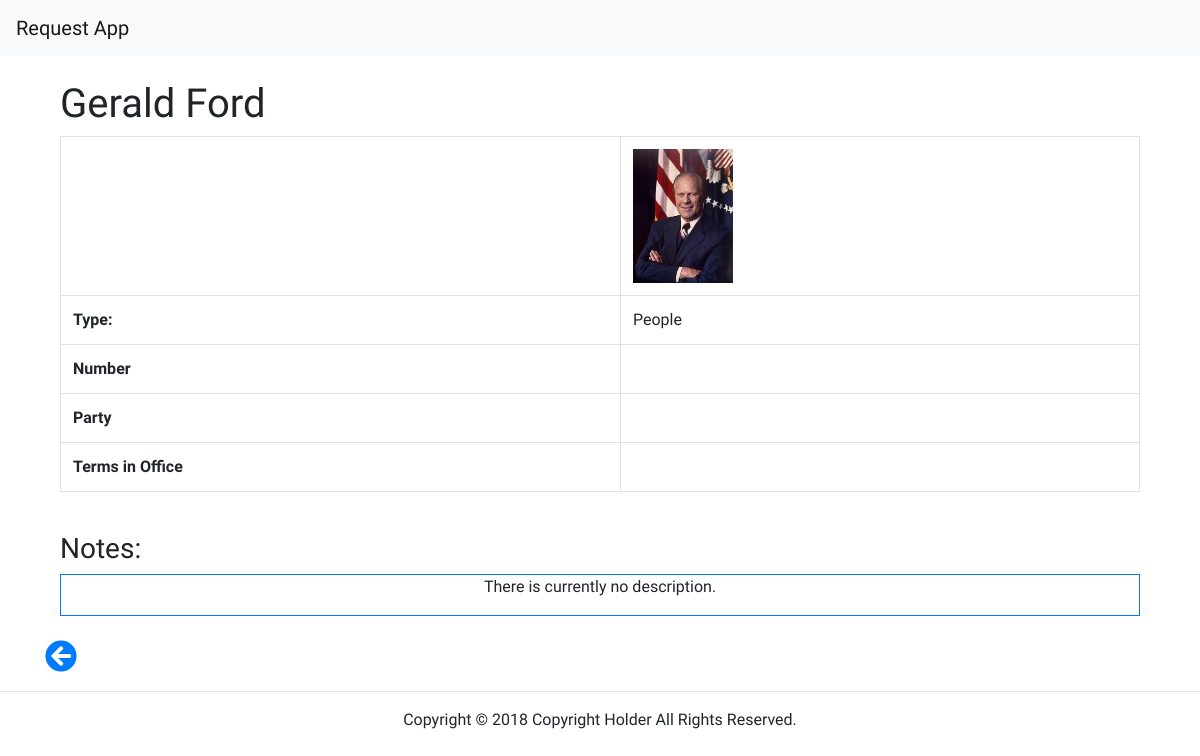
Page /crud/view.php?id=35 on the committed database.
### tables this page shows
CREATE TABLE `items` (
  `item_id` int(11) NOT NULL COMMENT 'ID of the Item',
  `item_name` varchar(50) DEFAULT NULL COMMENT 'Name of the Item',
  `item_type` varchar(50) DEFAULT NULL COMMENT 'Type of the Item',
  `item_image` varchar(50) DEFAULT NULL COMMENT 'Item Image Path',
  `item_active` tinyint(1) NOT NULL DEFAULT '1' COMMENT 'Wether the item is active or not.',
  `item_notes` text COMMENT 'Item Notes',
  `item_price` float DEFAULT NULL COMMENT 'Item Price',
  `item_schema` int(11) DEFAULT NULL COMMENT 'Item field schema',
  `item_f1` varchar(255) DEFAULT NULL COMMENT 'Field 1',
  `item_f2` varchar(255) DEFAULT NULL COMMENT 'Field 2',
  `item_f3` varchar(255) DEFAULT NULL COMMENT 'Field 3'
);

CREATE TABLE `types` (
  `type_id` int(11) NOT NULL COMMENT 'The ID of the Type',
  `type_name` varchar(50) NOT NULL COMMENT 'The Name of the Type'
);

CREATE TABLE `field_schema` (
  `schema_id` int(11) NOT NULL COMMENT 'Schema ID',
  `schema_name` varchar(255) DEFAULT NULL COMMENT 'Schema Name',
  `schema_f1` varchar(255) DEFAULT NULL COMMENT 'Field 1',
  `schema_f2` varchar(255) DEFAULT NULL COMMENT 'Field 2',
  `schema_f3` varchar(255) DEFAULT NULL COMMENT 'Field 3'
);

### crud/view.php (the view, shortened to what this page needs)
<?php include_once '../partials/_header.php' ?>
<br>
<div id='bodyContainer' class='container'>
  <?php
    $id = $_GET["id"];
    $activesql = "SELECT * FROM items
    INNER JOIN types ON items.item_type=types.type_id
    INNER JOIN field_schema ON items.item_schema=field_schema.schema_id
    WHERE item_id = $id";
    $result = mysqli_query($link, $activesql);
    $item = mysqli_fetch_array($result);
    $imagePath = $item['item_image'];
    $name = $item['item_name'];
    $type = $item['type_name'];
    $notes = $item['item_notes'];
    $fieldLabel1 = $item['schema_f1'];
    $fieldLabel2 = $item['schema_f2'];
    $fieldLabel3 = $item['schema_f3'];
    $field1 = $item['item_f1'];
    $field2 = $item['item_f2'];
    $field3 = $item['item_f3'];
   ?>
    <div class='col-md-12'>
      <h1><?php echo $name ?></h1>
      <table class='table table-bordered'>
        <tbody>
          <tr>
            <td></td>
            <td>
              <img src="../images/<?php echo $imagePath ?>" width=100px alt="<?php echo $name ?>">
            </td>
          </tr>
          <tr>
            <td><strong>Type:</strong></td>
            <td><?php echo $type ?></td>
          </tr>
          <tr>
            <td><strong><?php echo $fieldLabel1 ?></strong></td>
            <td><?php echo $field1 ?></td>
          </tr>
          <tr>
            <td><strong><?php echo $fieldLabel2 ?></strong></td>
            <td><?php echo $field2 ?></td>
          </tr>
          <tr>
            <td><strong><?php echo $fieldLabel3 ?></strong></td>
            <td><?php echo $field3 ?></td>
          </tr>
        </tbody>
      </table>
      <br>
      <h3>Notes:</h3>
      <div class="border border-primary">
        <?php
        if ($notes == '') {
          echo "<p class='text-center'>There is currently no description.</p>";
        } else {
          echo "<p>" . $notes . "</p>";
        }
        ?>
      </div>
    </div>
    <br>
    <p><a href="index.php"><i class="fas fa-arrow-circle-left fa-2x"></i></a></p></div>
    <?php include '../partials/_footer.php'; ?>

### css/master.css (style rules this page uses)
* { font-family: 'KoHo', sans-serif; }

### rows in the picture
items: item_name "Gerald Ford", item_image (picture), types.type_name "People", field_schema.schema_f1 "Number", field_schema.schema_f2 "Party", field_schema.schema_f3 "Terms in Office"
